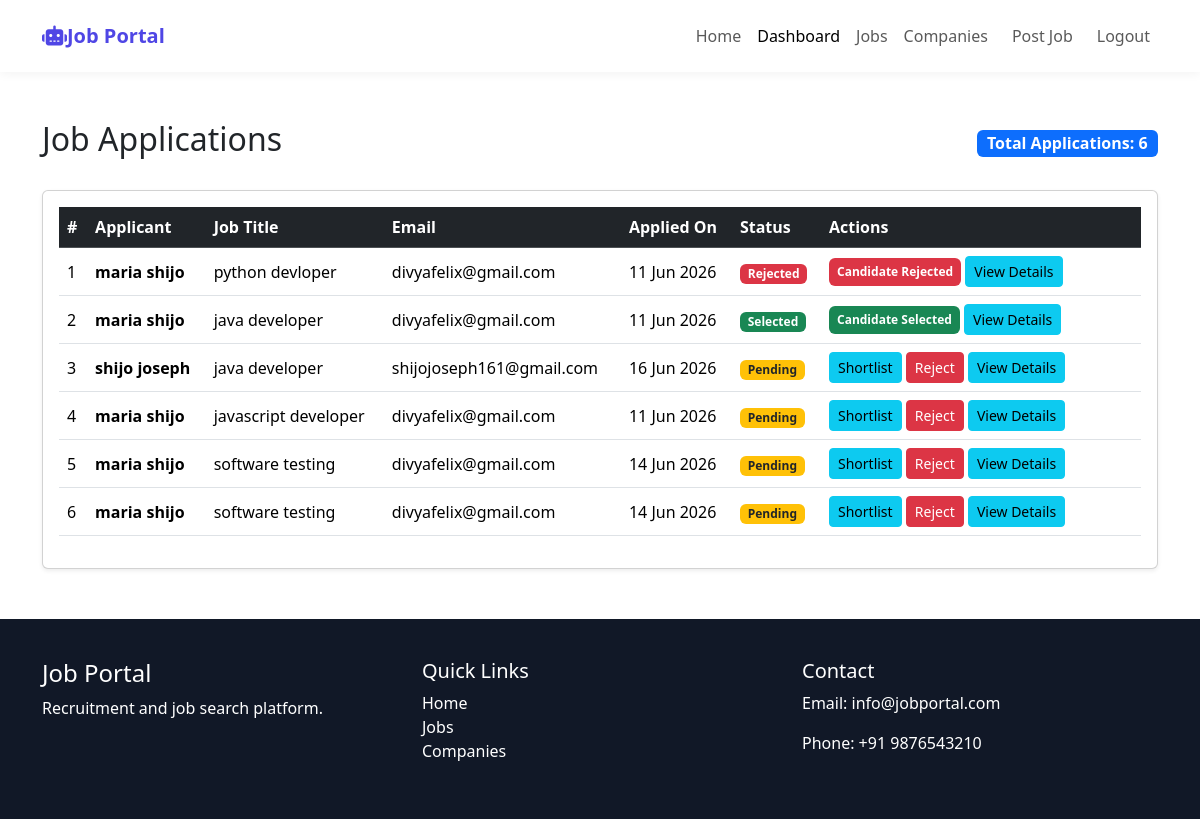
The app's page /jobs/applications_list (signed in), older data.
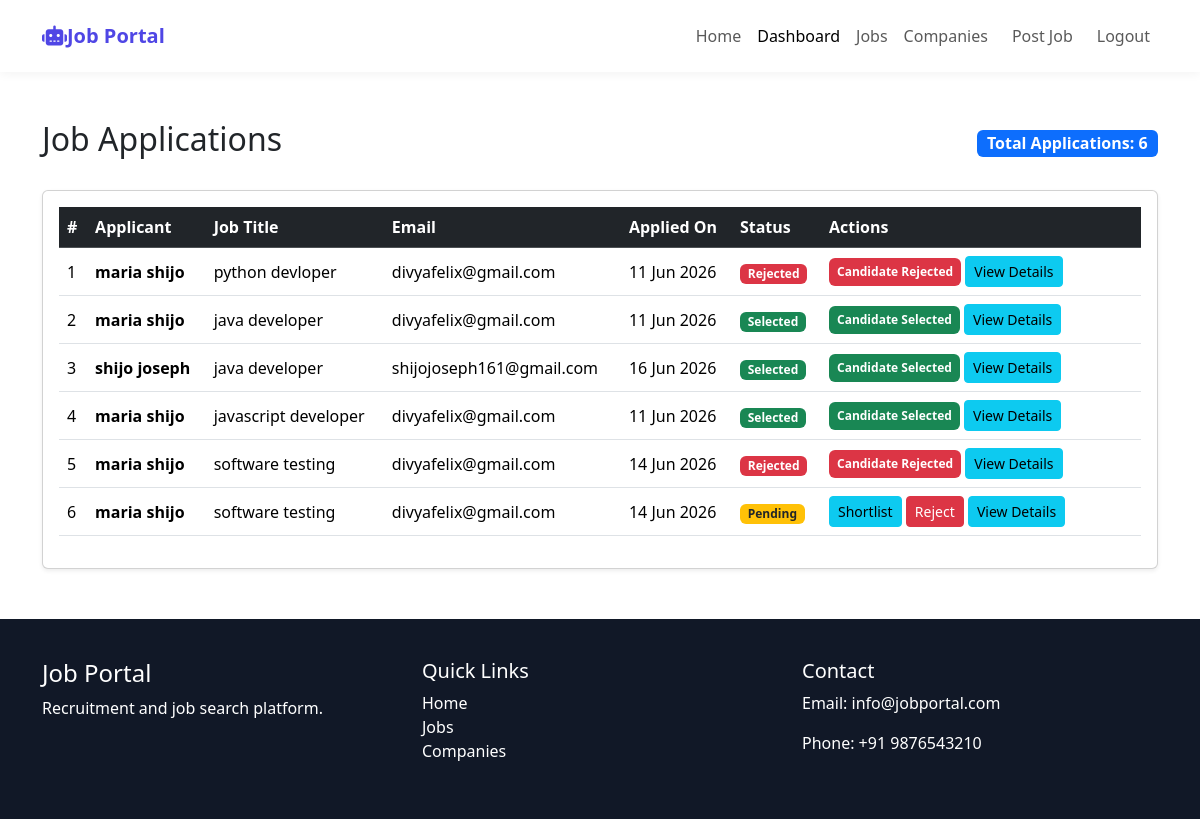
The same page, newer data.
### job/models.py (models this page shows, shortened)
class JobApplication(models.Model):
    STATUS = (
        ('Applied', 'Applied'),
        ('Shortlisted', 'Shortlisted'),
        ('Rejected', 'Rejected'),
        ('Selected', 'Selected'),
    )
    job = models.ForeignKey(
        'job.Job',
        on_delete=models.CASCADE
    )
    applicant = models.ForeignKey(
        'jobseeker.JobSeeker',
        on_delete=models.CASCADE
    )
    applied_at = models.DateTimeField(
        auto_now_add=True
    )
    status = models.CharField(
        max_length=20,
        choices=STATUS,
        default='Applied'
    )

class Job(models.Model):
    JOB_TYPES = (
        ('Full Time', 'Full Time'),
        ('Part Time', 'Part Time'),
        ('Internship', 'Internship'),
        ('Remote', 'Remote'),
    )
    EXPERIENCE_CHOICES = [
        ('Fresher', 'Fresher'),
        ('0-1', '0-1 Years'),
        ('1-3', '1-3 Years'),
        ('3-5', '3-5 Years'),
        ('5-10', '5-10 Years'),
        ('10+', '10+ Years'),
    ]
    title = models.CharField(max_length=200)
    company = models.ForeignKey(
        Company,
        on_delete=models.CASCADE,
        related_name='jobs'
    )
    location = models.CharField(max_length=200)
    salary = models.DecimalField(max_digits=10, decimal_places=2, null=True, blank=True)
    job_type = models.CharField(max_length=20, choices=JOB_TYPES)
    experience = models.CharField(
            max_length=20,
            choices=EXPERIENCE_CHOICES
        )
    vacancies = models.PositiveIntegerField(default=1)
    description = models.TextField()
    category = models.ForeignKey(
        JobCategory,
        on_delete=models.CASCADE
    )
    skills = models.ManyToManyField(Skill)
    posted_date = models.DateTimeField(auto_now_add=True)
    application_deadline = models.DateField()
    is_active = models.BooleanField(default=True)
    is_featured = models.BooleanField(default=False)
    plan = models.ForeignKey(
        FeaturedPlan,
        on_delete=models.CASCADE,
        null=True,
        blank=True
    )
    featured_until = models.DateField(
        null=True,
        blank=True
    )

### jobseeker/models.py (models this page shows, shortened)
class JobSeeker(models.Model):
    user = models.OneToOneField(
        settings.AUTH_USER_MODEL,
        on_delete=models.CASCADE
    )
    phone = models.CharField(max_length=15)
    GENDER_CHOICES = [
        ('Male', 'Male'),
        ('Female', 'Female'),
        ('Other', 'Other'),
    ]
    date_of_birth = models.DateField(
        blank=True,
        null=True
    )
    gender = models.CharField(max_length=10, choices=GENDER_CHOICES,blank=True,null=True)
    address = models.TextField()
    city = models.CharField(max_length=100)
    state = models.CharField(max_length=100)
    country = models.CharField(max_length=100)
    qualification = models.CharField(max_length=100)
    experience = models.CharField(
        max_length=50,
        default='Fresher'
    )
    category = models.ForeignKey(
        JobCategory,
        on_delete=models.CASCADE
    )
    skills = models.ManyToManyField(
        'job.Skill',
        blank=True
    )
    resume = models.FileField(
        upload_to='resumes/'
    )
    linkedin = models.URLField(
        blank=True
    )
    github = models.URLField(
        blank=True
    )
    objective = models.TextField()
    created_at = models.DateTimeField(
        auto_now_add=True
    )

### accounts/models.py (models this page shows)
class User(AbstractUser):
    USER_TYPES = (
        ('company', 'Company'),
        ('jobseeker', 'Job Seeker'),
    )
    user_type = models.CharField(max_length=20, choices=USER_TYPES)

### aijobportal/decorators.py (the view)
    def wrapper(request, *args, **kwargs):
        if request.user.is_authenticated and request.user.user_type == 'company':
            return view_func(request, *args, **kwargs)
        messages.error(request, "You are not authorized to access this page.")
        return redirect('login')

### job/views.py (called while the page is built)
@company_required
def applications_list(request):
    company = Company.objects.get(user=request.user)
    applications = JobApplication.objects.filter(
        job__company=company
    ).select_related('job', 'applicant')
    return render(request, 'job/applications_list.html', {
        'applications': applications
    })

### templates/job/applications_list.html (shortened to what this page needs)
{% extends 'base.html' %}
{% load static %}
{%  block css %}
  <link rel="stylesheet" href="{% static 'css/style.css' %}">
  <link rel="stylesheet" href="{% static 'css/companies.css' %}">
   {% endblock %}
{% block content %}
<div class="container mt-5">
    <div class="d-flex justify-content-between align-items-center mb-4">
        <h2>Job Applications</h2>
        <span class="badge bg-primary fs-6">
            Total Applications: {{ applications.count }}
        </span>
    </div>
    <div class="card shadow-sm">
        <div class="card-body">
            {% if applications %}
            <div class="table-responsive">
                <table class="table table-hover align-middle">
                    <thead class="table-dark">
                        <tr>
                            <th>#</th>
                            <th>Applicant</th>
                            <th>Job Title</th>
                            <th>Email</th>
                            <th>Applied On</th>
                            <th>Status</th>
                            <th width="320">Actions</th>
                        </tr>
                    </thead>
                    <tbody>
                    {% for app in applications %}
                    <tr>
                        <td>{{ forloop.counter }}</td>
                        <td>
                            <strong>
                                {{ app.applicant.user.first_name }}
                                {{ app.applicant.user.last_name }}
                            </strong>
                        </td>
                        <td>
                            {{ app.job.title }}
                        </td>
                        <td>
                            {{ app.applicant.user.email }}
                        </td>
                        <td>
                            {{ app.applied_at|date:"d M Y" }}
                        </td>
                        <td>
                            {% if app.status == 'Pending' %}
                                <span class="badge bg-warning text-dark">
                                    Pending
                                </span>
                            {% elif app.status == 'Shortlisted' %}
                                <span class="badge bg-info">
                                    Shortlisted
                                </span>
                            {% elif app.status == 'Selected' %}
                                <span class="badge bg-success">
                                    Selected
                                </span>
                            {% elif app.status == 'Rejected' %}
                                <span class="badge bg-danger">
                                    Rejected
                                </span>
                            {% endif %}
                        </td>
                        <td>
    {% if app.status == 'Pending' %}
        <a href="{% url 'update_application_status' app.id 'Shortlisted' %}"
           class="btn btn-info btn-sm">
            Shortlist
        </a>
        <a href="{% url 'update_application_status' app.id 'Rejected' %}"
           class="btn btn-danger btn-sm">
            Reject
        </a>
    {% elif app.status == 'Selected' %}
        <span class="badge bg-success p-2">
            Candidate Selected
        </span>
    {% elif app.status == 'Rejected' %}
        <span class="badge bg-danger p-2">
            Candidate Rejected
        </span>
    {% endif %}
    <a href="{% url 'application_detail' app.id %}"
   class="btn btn-info btn-sm">
    View Details
</a>
</td>
                    </tr>
                    {% endfor %}
                    </tbody>
                </table>
            </div>
            {% endif %}
        </div>
    </div>
</div>
{% endblock %}

### templates/base.html (shortened to what this page needs)
{% load static %}
<!DOCTYPE html>
<html lang="en">
<head>
{% block css %}
{% endblock %}
  <link href="https://cdn.jsdelivr.net/npm/bootstrap@5.3.3/dist/css/bootstrap.min.css" rel="stylesheet">
  <link rel="stylesheet" href="https://cdnjs.cloudflare.com/ajax/libs/font-awesome/6.5.2/css/all.min.css">
</head>
<body>
  <div class="content">
    <nav class="navbar navbar-expand-lg navbar-light py-3">
  <div class="container">
    <a class="navbar-brand" href="/">
      <i class="fa-solid fa-robot"></i>Job Portal
    </a>
{% if request.session.company_id %}
    <div class="collapse navbar-collapse" id="navbarNav">
      <ul class="navbar-nav ms-auto">
        <li class="nav-item"><a class="nav-link" href="/">Home</a></li>
        <li class="nav-item"><a class="nav-link active" href="/company_dashboard/">Dashboard</a></li>
        <li class="nav-item"><a class="nav-link" href="/jobs/">Jobs</a></li>
        <li class="nav-item"><a class="nav-link" href="/employer/">Companies</a></li>
        <li class="nav-item ms-2">
          <a class="nav-link outline-primary" href="/jobs/add_notification/">Post Job</a>
        </li>
         <li class="nav-item ms-2">
          <a class="nav-link outline-primary" href="/logout/">Logout</a>
        </li>
      </ul>
    </div>
    {% endif %}
  </div>
</nav>
{% block content %}
{% endblock %}
</div>
<footer>
  <div class="container">
    <div class="row">
      <div class="col-md-4">
        <h4>Job Portal</h4>
        <p>
          Recruitment and job search platform.
        </p>
      </div>
      <div class="col-md-4">
        <h5>Quick Links</h5>
        <ul class="list-unstyled">
          <li><a href="" class="text-white text-decoration-none">Home</a></li>
          <li><a href="/jobs" class="text-white text-decoration-none">Jobs</a></li>
          <li><a href="/employer/" class="text-white text-decoration-none">Companies</a></li>
        </ul>
      </div>
      <div class="col-md-4">
        <h5>Contact</h5>
        <p>Email: info@jobportal.com</p>
        <p>Phone: +91 9876543210</p>
      </div>
    </div>
  </div>
</footer>
</body>
</html>

### static/css/style.css (style rules this page uses)
body { font-family: Arial, sans-serif; background: #f5f7fb; display: flex; flex-direction: column; min-height: 100vh; }
html, body { height: 100%; margin: 0; }
.content { flex: 1; }
.navbar { background: white; box-shadow: 0 2px 10px rgba(0,0,0,0.05); }
.navbar-brand { font-weight: bold; font-size: 28px; color: #4f46e5 !important; }
footer { background: #111827; color: white; padding: 40px 0; margin-top: 50px; }

### static/css/companies.css (style rules this page uses)
body { font-family: Arial, sans-serif; background:#f5f7fa; }

Row changes from the older to the newer data that the page shows:
changed JobApplication "16 Jun 2026": status "Pending Shortlist Reject" → "Selected Candidate Selected"
changed JobApplication "javascript developer": status "Pending Shortlist Reject" → "Selected Candidate Selected"
changed JobApplication (number 5 of 6 on the later page): status "Pending Shortlist Reject" → "Rejected Candidate Rejected"
